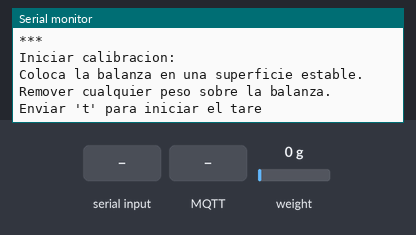
This sketch was run on a simulated ESP32. Parts: the last lines printed to the serial monitor. The test bench sets the inputs (shaded band); at power-on: weight on the scale 0 g. WiFi joins after 1.5 s; servers stay silent unless stated; random numbers use the default seed unless the sketch sets one; EEPROM starts erased; no MQTT or app messages arrive unless stated.

Above: at 4.8 s.
4.9 s: "t90\n" received over Serial
At 6.0 s:
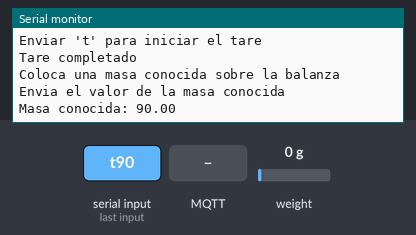
6.4 s: "y90\n" received over Serial
At 6.7 s:
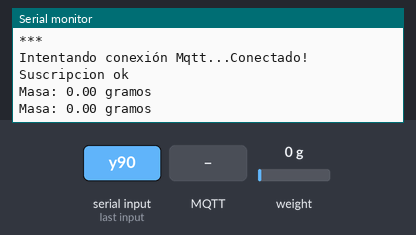
8.0 s: weight on the scale set to 100 g
At 8.0 s:
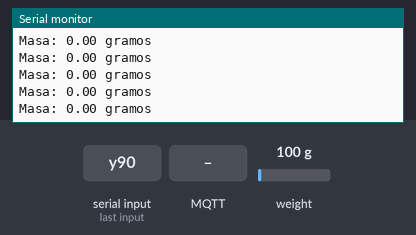
9.5 s: MQTT message "5" arrives on the first subscribed topic
11.0 s: weight on the scale set to 1250 g
At 11.01 s:
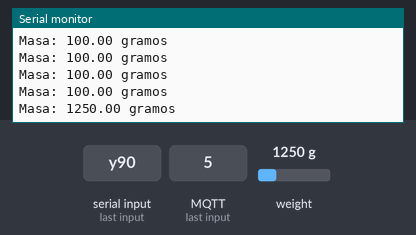
Timing chart, 0 to 13.5 s (numbered marks = the images above; inputs shaded):
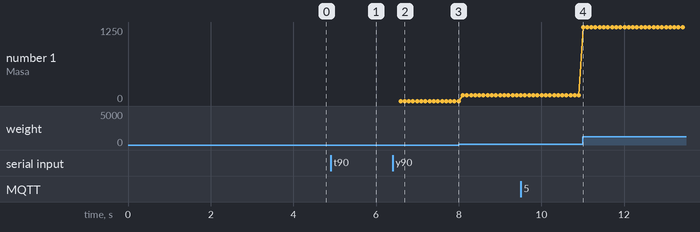

The sketch:

Sketch_Calibration.ino
```cpp
#include <HX711_ADC.h>
#if defined(ESP8266)|| defined(ESP32) || defined(AVR)
#include <EEPROM.h>
#endif
#include <WiFi.h>
#include <PubSubClient.h>

//*********************************************
//****************** PINES  ********************
//*********************************************
const int HX711_dout = 4; //HX711 dout
const int HX711_sck = 5; //HX711 sck


//*********************************************
//************** HX711 CONFIG *****************
//*********************************************
HX711_ADC Celula(HX711_dout, HX711_sck);
const int calVal_eepromAdress = 0;
unsigned long t = 0;


//*********************************************
//*************** WIFI CONFIG *****************
//*********************************************
const char* ssid = "CLAROEAB1";
const char* pass = "CARMINA70";


//*********************************************
//*************** MQTT CONFIG *****************
//*********************************************
const char *mqtt_server = "10.0.0.9";
const int mqtt_port = 1883;
const char *mqtt_user = "esp32";
const char *mqtt_pass = "pucmm";
const char *root_topic_subscribe= "yehudy/subscribe";
const char *root_topic_publish = "yehudy/publish";


//*********************************************
//*************** GLOBALES ********************
//*********************************************

WiFiClient espClient;
PubSubClient client(espClient);
char msg[25];
long count=0;

//*********************************************
//************** SETUP WIFI/MQTT **************
//*********************************************
void callback(char* topic, byte* payload, unsigned int length);
void setupWifiMqtt();
void reconnect();

void setupWifiMqtt(){
  delay(100);
  Serial.print("\nConectando a");
  Serial.println(ssid);
  WiFi.begin(ssid,pass);
  while (WiFi.status() != WL_CONNECTED){
    delay(100);
    Serial.print("-");
  }
  Serial.print("\nConectado a");
  Serial.println(ssid);
  client.setServer(mqtt_server, mqtt_port);
  client.setCallback(callback);
}


//*********************************************
//************** SETUP BALANZA ****************
//*********************************************
void setup() {
  setupWifiMqtt();
  Serial.begin(57600); delay(10);
  Serial.println();
  Serial.println("Iniciando");

  Celula.begin();
  unsigned long timer = 2000; // timer  para añadir un tiempo de estabilizació; ayuda a una mejor precisión.
  boolean _tare = true;
  Celula.start(timer, _tare);
  if (Celula.getTareTimeoutFlag() || Celula.getSignalTimeoutFlag()) {
    Serial.println("Error, debe revisar el circuito");
    while (1);
  }
  else {
    Celula.setCalFactor(1.0); // factor de calibración inicial
    Serial.println("Configuracion completada");
  }
  while (!Celula.update());
  calibration(); //iniciar proceso de calibración
}


//*********************************************
//****************** LOOP ***********************
//*********************************************
void loop() {
  //Reconectar
  if (!client.connected()){
    reconnect();
  }
  static boolean nextDato = 0;
  const int intervalo = 0; //incrementar valor para reducir la cantidad de veces que se presenta el peso.
  // revisar si hay nuevos datos
  if (Celula.update()) nextDato = true;

  if (nextDato) {
    if (millis() > t + intervalo) {
      float i = Celula.getData();
      String aux = " gramos";
      Serial.print("Masa: ");
      Serial.println(i + aux);
      nextDato = 0;
      t = millis();
  if (client.connected()){
    String str = String(Celula.getData());
    str.toCharArray(msg, 25);
    client.publish(root_topic_publish, msg);
    delay(50);
     }
    }
   client.loop();
  }

  // recibir comandos de la linea serial
  if (Serial.available() > 0) {
    char dataReceived = Serial.read();
    if (dataReceived == 't') Celula.tareNoDelay(); //iniciar tare
    else if (dataReceived == 'r') calibration(); //calibrar el sistema
  }

  // revisar si el tare fue completado exitosamente
  if (Celula.getTareStatus() == true) {
    Serial.println("Tare completado");
  }

}

//*********************************************
//************** CALIBRACION ******************
//*********************************************

void calibration() {
  Serial.println("***");
  Serial.println("Iniciar calibracion:");
  Serial.println("Coloca la balanza en una superficie estable.");
  Serial.println("Remover cualquier peso sobre la balanza.");
  Serial.println("Enviar 't' para iniciar el tare");

  boolean _resume = false;
  while (_resume == false) {
    Celula.update();
    if (Serial.available() > 0) {
      if (Serial.available() > 0) {
        char dataReceived = Serial.read();
        if (dataReceived == 't') Celula.tareNoDelay();
      }
    }
    if (Celula.getTareStatus() == true) {
      Serial.println("Tare completado");
      _resume = true;
    }
  }

  Serial.println("Coloca una masa conocida sobre la balanza");
  Serial.println("Envia el valor de la masa conocida");

  float masaConst = 0;
  _resume = false;
  while (_resume == false) {
    Celula.update();
    if (Serial.available() > 0) {
      masaConst = Serial.parseFloat();
      if (masaConst != 0) {
        Serial.print("Masa conocida: ");
        Serial.println(masaConst);
        _resume = true;
      }
    }
  }

  Celula.refreshDataSet(); //refrescar dataset para verificar valor
  float constCalibration = Celula.getNewCalibration(masaConst); //utilizar nuevo valor de calibracion

  Serial.print("Factor de calibracion: ");
  Serial.print(constCalibration);
  Serial.print("Guardar este valor ");
  Serial.print(calVal_eepromAdress);
  Serial.println("? y/n");

  _resume = false;
  while (_resume == false) {
    if (Serial.available() > 0) {
      char dataReceived = Serial.read();
      if (dataReceived == 'y') {
#if defined(ESP8266)|| defined(ESP32)
        EEPROM.begin(512);
#endif
        EEPROM.put(calVal_eepromAdress, constCalibration);
#if defined(ESP8266)|| defined(ESP32)
        EEPROM.commit();
#endif
        EEPROM.get(calVal_eepromAdress, constCalibration);
        Serial.print("Value ");
        Serial.print(constCalibration);
        Serial.print(" saved to EEPROM address: ");
        Serial.println(calVal_eepromAdress);
        _resume = true;

      }
      else if (dataReceived == 'n') {
        Serial.println("Value not saved to EEPROM");
        _resume = true;
      }
    }
  }

  Serial.println("Calibracion finalizada");
  Serial.println("***");
  Serial.println("Para recalibrar, enviar 'r' desde la linea serial.");
  Serial.println("Para editar el valor manualmente, enviar 'c'");
  Serial.println("***");
}


//*****************************
//****** RECONEXION MQTT ******
//*****************************

void reconnect() {

  while (!client.connected()) {
    Serial.print("Intentando conexión Mqtt...");
    // Crear un cliente ID
    String clientId = "IOTICOS_H_W_";
    clientId += String(random(0xffff), HEX);
    // Intentar conectar
    if (client.connect(clientId.c_str(),mqtt_user,mqtt_pass)) {
      Serial.println("Conectado!");
      // Suscribir
      if(client.subscribe(root_topic_subscribe)){
        Serial.println("Suscripcion ok");
      }else{
        Serial.println("fallo Suscripciión");
      }
    } else {
      Serial.print("falló :( con error -> ");
      Serial.print(client.state());
      Serial.println(" Intentamos de nuevo en 5 segundos");
      delay(5000);
    }
  }
}
void callback(char* topic, byte* payload, unsigned int length){
  String incoming = "";
  Serial.print("Mensaje recibido desde -> ");
  Serial.print(topic);
  Serial.println("");
  for (int i = 0; i < length; i++) {
    incoming += (char)payload[i];
  }
  incoming.trim();
  Serial.println("Mensaje -> " + incoming);

}
```

Measured:
- after the input at 4.9 s, the serial monitor: prints a new line at once (image 1)
- after the input at 6.4 s, the serial monitor: prints a new line after 0.11 s (image 2)
- after the input at 11.0 s, the serial monitor: prints a new line at once (image 4)
- plotted number 1: 0 → 100 after the input at 8.0 s, 100 → 1250 after the input at 11.0 s
